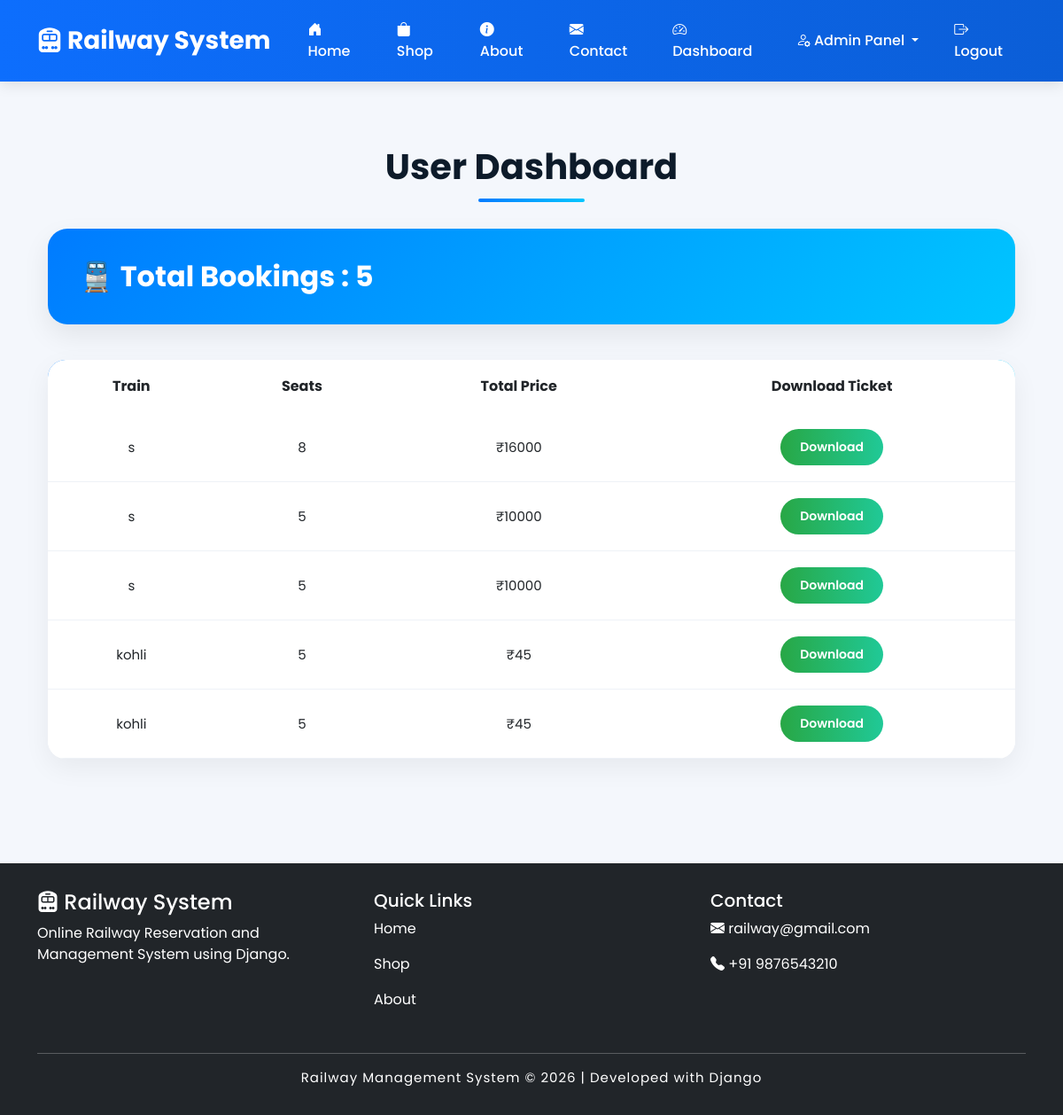
The page /dashboard/ (signed in) on the database its author committed.
### apps/models.py (models this page shows, shortened)
class Booking(models.Model):
    user = models.ForeignKey(
        User,
        on_delete=models.CASCADE
    )
    train = models.ForeignKey(
        Train,
        on_delete=models.CASCADE
    )
    booking_date = models.DateField()
    booking_time = models.TimeField()
    seats = models.IntegerField()
    total_price = models.IntegerField()
    payment_status = models.BooleanField(default=False)
    created_at = models.DateTimeField(auto_now_add=True)

class Train(models.Model):
    category = models.ForeignKey(
        Category,
        on_delete=models.CASCADE
    )
    subcategory = models.ForeignKey(
        SubCategory,
        on_delete=models.CASCADE
    )
    name = models.CharField(max_length=200)
    from_place = models.CharField(max_length=200)
    to_place = models.CharField(max_length=200)
    description = models.TextField()
    price = models.IntegerField()
    image = models.ImageField(upload_to='trains/')
    available_seats = models.IntegerField()
    date = models.DateField()
    time = models.TimeField()
    created_at = models.DateTimeField(auto_now_add=True)

### apps/views.py (the view)
# urls.py: path('dashboard/', views.dashboard, name='dashboard'),
@login_required
def dashboard(request):
    bookings = Booking.objects.filter(
        user=request.user
    ).order_by('-id')
    total_bookings = bookings.count()
    context = {
        'bookings': bookings,
        'total_bookings': total_bookings
    }
    return render(request,
                  'dashboard.html',
                  context)

### apps/templates/DASHBOARD.HTML (shortened to what this page needs)
{% extends 'base.html' %}
{% block content %}
<div class="container py-5">
    <h2 class="dashboard-title">
        User Dashboard
    </h2>
    <div class="summary-card">
        <h4>
            🚆 Total Bookings : {{ total_bookings }}
        </h4>
    </div>
    <div class="dashboard-table">
        <table class="table">
            <thead>
                <tr>
                    <th>Train</th>
                    <th>Seats</th>
                    <th>Total Price</th>
                    <th>Download Ticket</th>
                </tr>
            </thead>
            <tbody>
                {% for i in bookings %}
                <tr>
                    <td>
                        {{ i.train.name }}
                    </td>
                    <td>
                        {{ i.seats }}
                    </td>
                    <td>
                        ₹{{ i.total_price }}
                    </td>
                    <td>
                        <a href="{% url 'download_ticket' i.id %}"
                           class="download-btn">
                            Download
                        </a>
                    </td>
                </tr>
                {% endfor %}
            </tbody>
        </table>
    </div>
</div>
{% endblock %}

### apps/templates/BASE.HTML (style rules this page uses)
* { margin:0; padding:0; box-sizing:border-box; }
body { background:#f4f6f9; font-family:'Poppins',sans-serif; }

### apps/templates/DASHBOARD.HTML (style rules this page uses)
body { background:#f4f7fc; font-family:'Poppins',sans-serif; }
.dashboard-title { font-size:40px; font-weight:700; color:#0d1b2a; margin-bottom:30px; text-align:center; position:relative; }
.dashboard-title::after { content:''; width:120px; height:4px; background:linear-gradient(to right,#007bff,#00c6ff); display:block; margin:12px auto 0; border-radius:20px; }
.summary-card { border:none; border-radius:22px; overflow:hidden; background:linear-gradient(135deg,#007bff,#00c6ff); color:white; padding:35px; box-shadow:0 12px 30px rgba(0,0,0,0.08); margin-bottom:40px; transition:0.4s; }
.summary-card h4 { font-size:32px; font-weight:700; margin:0; }
.dashboard-table { background:white; border-radius:20px; overflow:hidden; box-shadow:0 10px 30px rgba(0,0,0,0.06); }
.dashboard-table table { margin:0; }
.dashboard-table thead { background:linear-gradient(to right,#007bff,#00c6ff); color:white; }
.dashboard-table th { padding:18px; font-size:16px; border:none; text-align:center; }
.dashboard-table td { padding:18px; vertical-align:middle; text-align:center; border-color:#eef2f7; font-size:15px; }
.dashboard-table tbody tr { transition:0.3s; }
.download-btn { background:linear-gradient(to right,#28a745,#20c997); border:none; padding:10px 22px; color:white; border-radius:40px; font-size:14px; font-weight:600; transition:0.3s; text-decoration:none; display:inline-block; }

### rows shown on the page
Booking: train.name "s", seats "8", total_price "16000"
Booking: train.name "s", seats "5", total_price "10000"
Booking: train.name "s", seats "5", total_price "10000"
Booking: train.name "kohli", seats "5", total_price "45"
Booking: train.name "kohli", seats "5", total_price "45"

### other values the page prints
{{ total_bookings }} "5"
